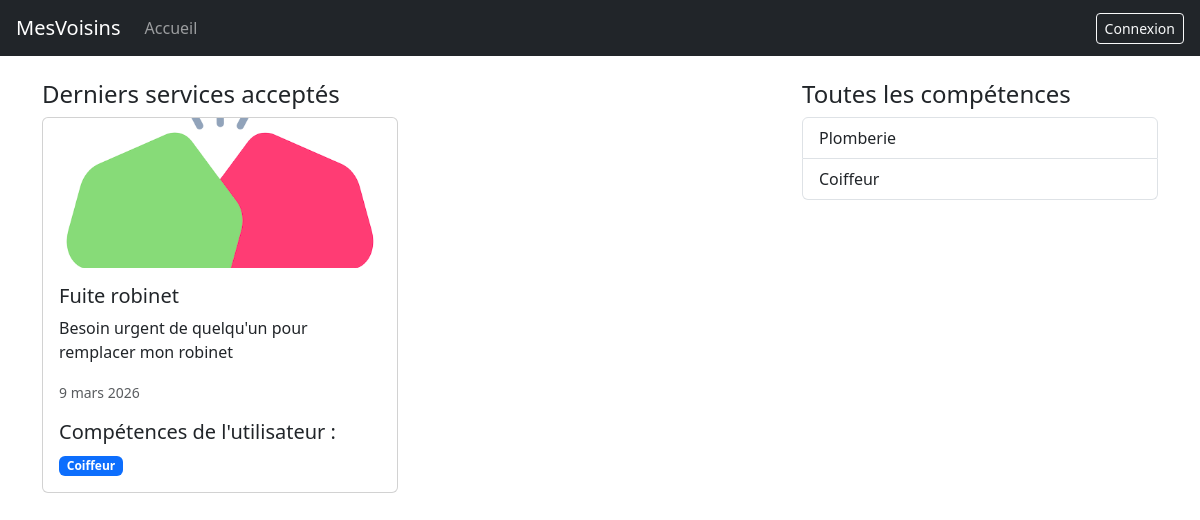
The app's page /app/, older data.
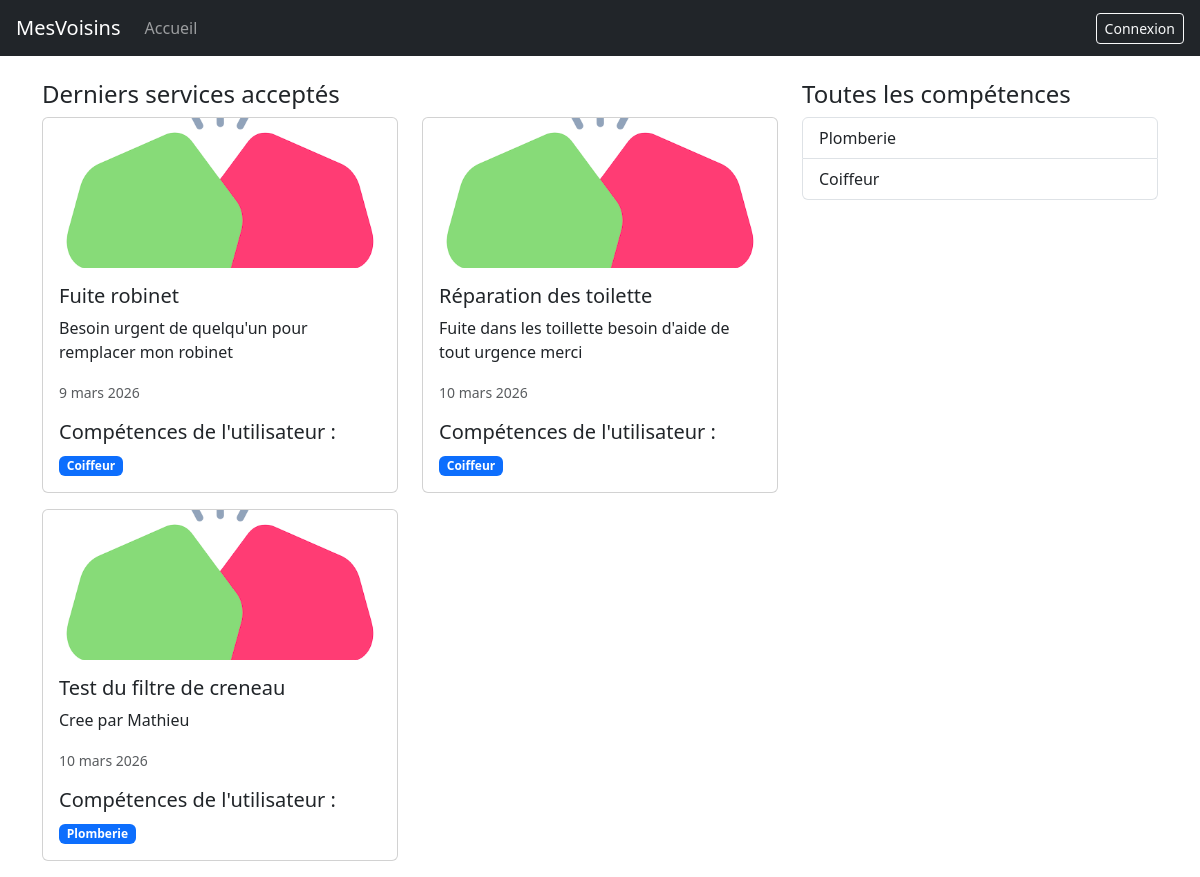
The same page, newer data.
### app/models.py (models this page shows, shortened)
class Service(models.Model):
    title = models.CharField(max_length=100)
    description = models.TextField()
    skill = models.ForeignKey(Skill, on_delete=models.CASCADE)
    creator = models.ForeignKey('auth.User', on_delete=models.CASCADE, related_name='services_crees')
    volunteer = models.ForeignKey('auth.User', null=True, blank=True, on_delete=models.SET_NULL, related_name='volunteer')
    date = models.DateField()
    created_at = models.DateTimeField(auto_now_add=True)

class UserSkill(models.Model):
    user = models.ForeignKey('auth.User', on_delete=models.CASCADE)
    skill = models.ForeignKey(Skill, on_delete=models.CASCADE)

class Skill(models.Model):
    name = models.CharField(max_length=100)
    category = models.ForeignKey('Category',null=True, blank=True, on_delete=models.CASCADE)

### app/views.py (the view)
# urls.py: path("", views.home, name="home"),
def home(request):
    last_services_accepted = Service.objects.filter(volunteer__isnull=False)[:10]
    all_skill = Skill.objects.all()
    if request.user.is_authenticated:
        user_skill = request.user.userskill_set.values_list('skill__name', flat=True)
    else:
        user_skill = []
    context = {"last_services": last_services_accepted, "all_skill": all_skill, "user_skill": user_skill}
    return render(request, 'home.html', context)

### app/templates/home.html
{% extends 'base.html' %}
{% load static %}
{% block content %}
<div class="container mt-4">
  <div class="row">
    <div class="col-md-8">
      <h4>Derniers services acceptés</h4>
      <div class="row">
        {% for service in last_services %}
        <div class="col-md-6 mb-3">
          <div class="card h-100">
            <img src="{% static 'app/images/img.png' %}" class="card-img-top" alt="logo" style="max-height: 150px; object-fit: cover;">
            <div class="card-body">
              <h5 class="card-title">{{ service.title }}</h5>
              <p class="card-text">{{ service.description }}</p>
              <p class="card-text"><small class="text-muted">{{ service.date }}</small></p>
              <h5>Compétences de l'utilisateur :</h5>
              {% for skill in service.creator.userskill_set.all %}
              <span class="badge bg-primary">{{ skill.skill.name }}</span>
              {% endfor %}
            </div>
          </div>
        </div>
        {% endfor %}
      </div>
    </div>
    <div class="col-md-4">
      <h4>Toutes les compétences</h4>
      <ul class="list-group">
        {% if user.is_authenticated %}
          {% for skill in all_skill %}
            {% if skill.name in user_skill %}
              <li class="list-group-item list-group-item-success">{{ skill.name }} <span class="badge bg-success float-end">Votre compétence</span></li>
            {% else %}
              <li class="list-group-item">{{ skill.name }}</li>
            {% endif %}
          {% endfor %}
        {% else %}
          {% for skill in all_skill %}
            <li class="list-group-item">{{ skill.name }}</li>
          {% endfor %}
        {% endif %}
      </ul>
    </div>
  </div>
</div>
{% endblock %}

### templates/base.html (shortened to what this page needs)
{% load django_bootstrap5 %}
<!doctype html>
<html lang="fr">
  <head>    <meta charset="UTF-8" />
    {% load django_bootstrap5 %}
    {% bootstrap_css %}
</head>
  <body>
    <header>
      <nav class="navbar navbar-expand-lg navbar-dark bg-dark px-3">
      <a class="navbar-brand" href="{% url 'app:home' %}">MesVoisins</a>
      <div class="collapse navbar-collapse">
        <ul class="navbar-nav me-auto">
          <li class="nav-item">
            <a class="nav-link" href="{% url 'app:home' %}">Accueil</a>
          </li>
        </ul>
        <ul class="navbar-nav ms-auto align-items-center">
          {% if user.is_authenticated %}
          <li class="nav-item">
            <span class="navbar-text text-light me-3">Bienvenue, {{ user.username }}</span>
          </li>
          <li class="nav-item">
            <form method="post" action="{% url 'logout' %}">
              {% csrf_token %}
              <button type="submit" class="btn btn-outline-light btn-sm">Se déconnecter</button>
            </form>
          </li>
          {% else %}
          <li class="nav-item">
            <a class="btn btn-outline-light btn-sm" href="{% url 'login' %}">Connexion</a>
          </li>
          {% endif %}
        </ul>
      </div>
    </nav>
    </header>
    <main>{% block content %}{% endblock %}</main>
  </body>
</html>

Row changes from the older to the newer data that the page shows:
now on this page (row edited): Service: title "Réparation des toilette", description "Fuite dans les toillette besoin d'aide de tout urgence merci", date "10 mars 2026", UserSkill (skill.name "Coiffeur")
added Service: title "Test du filtre de creneau", description "Cree par Mathieu", date "10 mars 2026"
now on this page (row unchanged): UserSkill: skill.name "Plomberie", shown under "Test du filtre de creneau"
